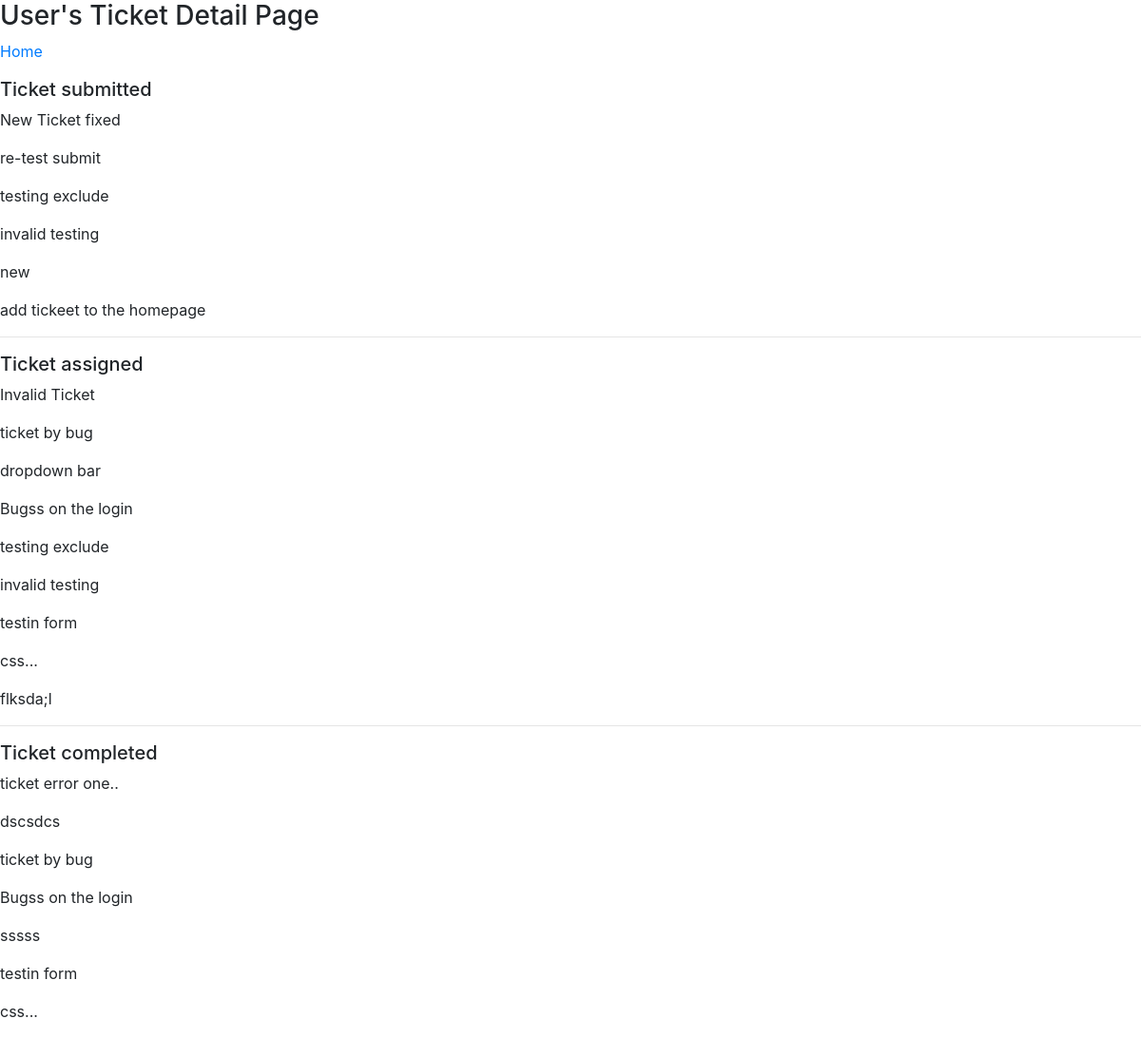
The page /user/1/ (signed in) on the database its author committed.
### homepage/models.py (models this page shows)
class TicketModel(models.Model):
    title = models.CharField(max_length=200, null=True)
    date_filed = models.DateTimeField(auto_now_add=True)
    description = models.TextField(null=True)
    ticket_submitted = models.ForeignKey(CustomUser, related_name="ticket_submitted", on_delete=models.CASCADE, null=True) # noqa
    ticket_assigned = models.ForeignKey(CustomUser, related_name="ticket_assigned", on_delete=models.CASCADE, null=True) # noqa
    ticket_completed = models.ForeignKey(CustomUser, related_name="ticket_completed", on_delete=models.CASCADE, null=True) # noqa
    class ticket_status(models.TextChoices):
        New = 'N', ('New')
        InProgress = 'P', ('In Progress')
        Done = 'D', ('Done')
        Invalid = 'I', ('Invalid')
    status = models.CharField(
        max_length=10, choices=ticket_status.choices, default='New')
    def __str__(self):
        return self.title

### homepage/views.py (the view)
@login_required(login_url='loginview')
def user_detail_view(request, user_id):
    user = CustomUser.objects.get(id=user_id)
    ticket = TicketModel.objects.get(id=user_id)
    submitted = TicketModel.objects.filter(ticket_submitted=user_id)
    assigned = TicketModel.objects.filter(ticket_assigned=user_id)
    completed = TicketModel.objects.filter(ticket_completed=user_id)
    return render(request, 'user_detail.html', {
        'user': user,
        'ticket': ticket,
        'submitted': submitted,
        'assigned': assigned,
        'completed': completed,
    })

### templates/user_detail.html
{% extends "home.html" %}
{% block content %}
<h3>User's Ticket Detail Page</h3>
<p>
    <a href="/">Home</a>
</p>
  <h5> Ticket submitted</h5>
  {% for submit in submitted %}
    <p>{{submit }}</p>
  {% endfor %}
  <hr>
  <h5> Ticket assigned</h5>
  {% for assign in assigned %}
    <p>{{assign }}</p>
  {% endfor %}
  <hr>
  <h5> Ticket completed</h5>
  {% for complete in completed %}
    <p>{{complete }}</p>
  {% endfor %}
{%endblock%}

### rows shown on the page
TicketModel: title "New Ticket fixed"
TicketModel: title "re-test submit"
TicketModel: title "testing exclude"
TicketModel: title "invalid testing"
TicketModel: title "new"
TicketModel: title "add tickeet to the homepage"
TicketModel: title "Invalid Ticket"
TicketModel: title "ticket by bug"
TicketModel: title "dropdown bar"
TicketModel: title "Bugss on the login"
TicketModel: title "testin form"
TicketModel: title "css..."
TicketModel: title "flksda;l"
TicketModel: title "ticket error one.."
TicketModel: title "dscsdcs"
TicketModel: title "sssss"
